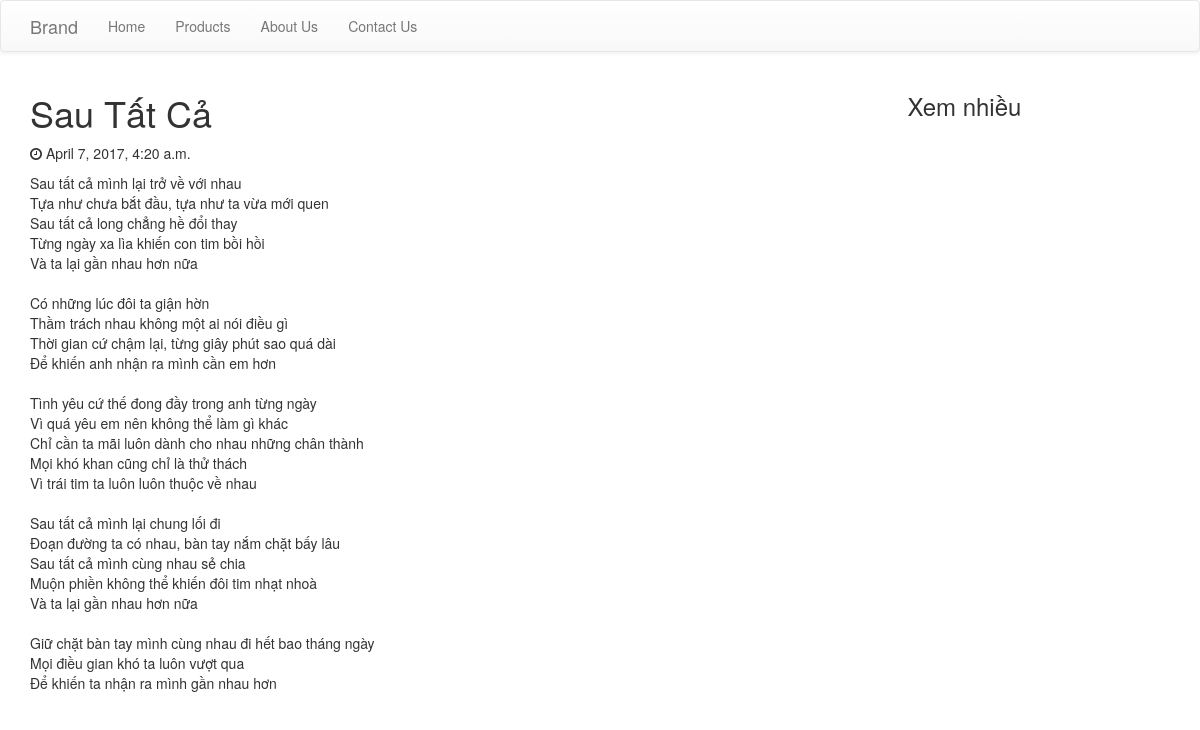
The app's page /post/2/ with its own data.
### blog/models.py (models this page shows, shortened)
class Post(models.Model):
    author = models.ForeignKey('auth.User')
    title = models.CharField(max_length=200)
    text = models.TextField()
    created_date = models.DateTimeField(
            default=timezone.now)
    published_date = models.DateTimeField(
            blank=True, null=True)

### blog/views.py (the view)
# urls.py: url(r'^post/(?P<pk>\d+)/$', views.post_detail, name='post_detail'),
def post_detail(request, pk):
    post = get_object_or_404(Post, pk=pk)
    return render(request, 'blog/post_detail.html', {'post': post})

### blog/templates/blog/post_detail.html (shortened to what this page needs)
{% extends 'blog/base.html' %}
{% block content %}
    <div class="post">
        <h1>{{ post.title }}</h1>
        {% if post.published_date %}
            <p class="date">
                <i class="fa fa-clock-o"></i>
                {{ post.published_date }}
            </p>
        {% endif %}
        <p>{{ post.text|linebreaksbr }}</p>
    </div>
{% endblock %}

### records on screen
Post: title "Sau Tất Cả", published_date "April 7, 2017, 4:20 a.m.", text "Sau tất cả mình lại trở về với nhau Tựa như chưa bắt đầu, tựa như ta vừa mới quen Sau tất cả long chẳng hề đổi thay Từng ngày xa lìa khiến con tim bồi hồi Và ta lại gần nhau hơn nữa Có những lúc đôi ta giận hờn Thầm trách nhau không một ai nói điều gì Thời gian cứ chậm lại, từng giây phút sao quá dài Để khiến anh nhận ra mình cần em hơn Tình yêu cứ thế đong đầy trong anh từng ngày Vì quá yêu em nên không thể làm gì khác Chỉ cần ta mãi luôn dành cho nhau những chân thành Mọi khó khan cũng chỉ là thử thách Vì trái tim ta luôn luôn thuộc về nhau Sau tất cả mình lại chung lối đi Đoạn đường ta có nhau, bàn tay nắm chặt bấy lâu Sau tất cả mình cùng nhau sẻ chia Muộn phiền không thể khiến đôi tim…"
